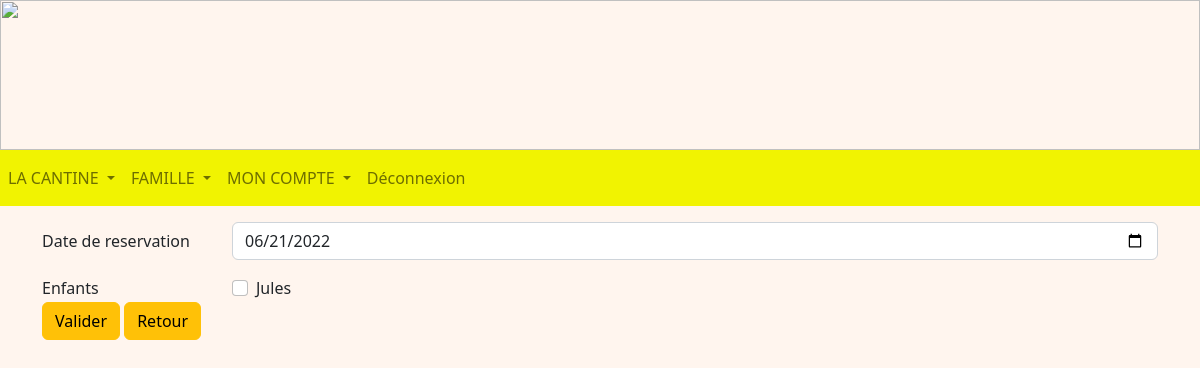
The page /ajoutRepas (signed in) on the database as committed earlier.
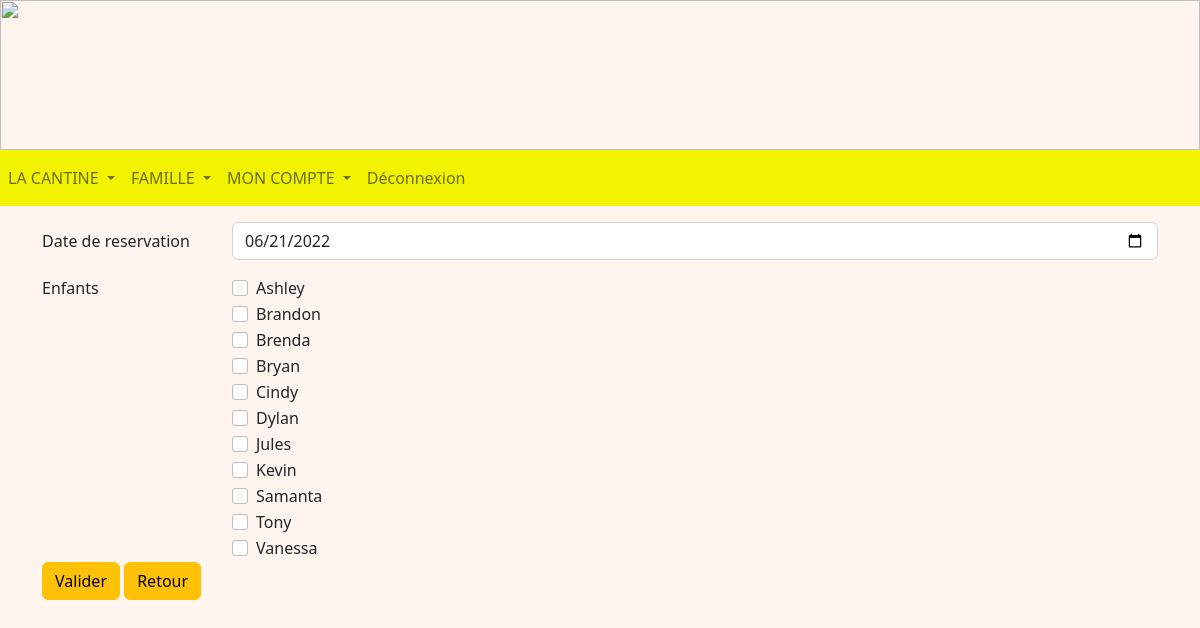
The same page on the database as committed later.
### tables this page shows
CREATE TABLE Enfant (
  code_enfant integer primary key autoincrement,
  nom_enfant TEXT NOT NULL,
  prenom_enfant TEXT NOT NULL,
  code_tarif integer NOT NULL,
  code_classe integer NOT NULL,
  code_representant integer NOT NULL,
  code_formule integer NOT NULL,
  FOREIGN KEY (code_tarif) REFERENCES Tarif(code_tarif),
  FOREIGN KEY (code_classe) REFERENCES Classe(code_classe),
  FOREIGN KEY (code_representant) REFERENCES Representant(code_representant)
  FOREIGN KEY (code_formule) REFERENCES Formule(code_formule)
);

### representant.py (the view, shortened to what this page needs)
@app.route('/ajoutRepas', methods = ["GET", "POST"])
@login_required
def ajoutRepas():
    db = get_db()
    cur = db.cursor()
    user = cur.execute("SELECT type_compte FROM Compte WHERE identifiant = ?", (flask_login.current_user.name, )).fetchone()
    if user[0] == 'Representant':
        now = choixDate()
        newDate = now + datetime.timedelta(days = 2)
        enfants = cur.execute("SELECT code_enfant, prenom_enfant FROM Enfant AS E INNER JOIN Representant AS R ON E.code_representant = R.code_representant WHERE R.identifiant = ? ORDER BY prenom_enfant", (flask_login.current_user.name, )).fetchall()
        return render_template('R_ajoutRepas.html', enfants = enfants, now = now.strftime('%Y-%m-%d'))
    if user[0] == 'Admin':
        return redirect(url_for('accueilAdmin'))
    return redirect(url_for('accueilEnseignant'))

### main.py (called while the page is built)
@login_manager.user_loader
def load_user(user_id):
    db = get_db()
    cur = db.cursor()
    user = cur.execute('SELECT identifiant, mot_de_passe FROM Compte WHERE identifiant=?', (user_id, )).fetchone()
    return User(user[0], user[1])

def get_db():
    if 'db' not in g:
        g.db = sqlite3.connect(DATABASE)
    return g.db

@app.teardown_appcontext
def close_connection(exception):
    db = g.pop('db', None)
    if db is not None:
        db.close()

def choixDate():
    return datetime.datetime.today()

### templates/R_ajoutRepas.html (shortened to what this page needs)
<!DOCTYPE html>
<html>
<head>
    {% extends "R_layout.html" %}
    {% block content %}
    <div class="container mt-3">
        <form method="post">
            <div class="row mb-3">
                <label class="col-sm-2 col-form-label" for="repas">Date de reservation</label>
                <div class="col-sm-10">
                    <input class="form-control" type="date" id="repas" name="repas" value="{{ now }}" min="2010-01-01"
                        max="2100-12-31">
                </div>
            </div>
            <div class="form-group row">
                <div class="col-sm-2">Enfants</div>
                <div class="col-sm-10">
                    {% for enfant in enfants %}
                    <div class="form-check">
                        <input class="form-check-input" type="checkbox" value="{{ enfant[0] }}" name="{{ enfant[1] }}"
                            id="{{ enfant[1] }}">
                        <label class="form-check-label" for="{{ enfant[1] }}">
                            {{ enfant[1] }}
                        </label>
                    </div>
                    {% endfor %}
                </div>
            </div>
            <button class="btn btn-warning mb-3" type="submit">Valider</button>
            <a class="btn btn-warning mb-3" href="/repas">Retour</a>
        </form>
    </div>
    {% endblock %}

Rows that differ between the two databases and show on the page:
now on this page (row edited): Enfant: prenom_enfant "Ashley"
now on this page (row edited): Enfant: prenom_enfant "Brandon"
now on this page (row edited): Enfant: prenom_enfant "Brenda"
now on this page (row edited): Enfant: prenom_enfant "Bryan"
now on this page (row edited): Enfant: prenom_enfant "Cindy"
now on this page (row edited): Enfant: prenom_enfant "Dylan"
now on this page (row edited): Enfant: prenom_enfant "Kevin"
now on this page (row edited): Enfant: prenom_enfant "Samanta"
now on this page (row edited): Enfant: prenom_enfant "Tony"
now on this page (row edited): Enfant: prenom_enfant "Vanessa"
